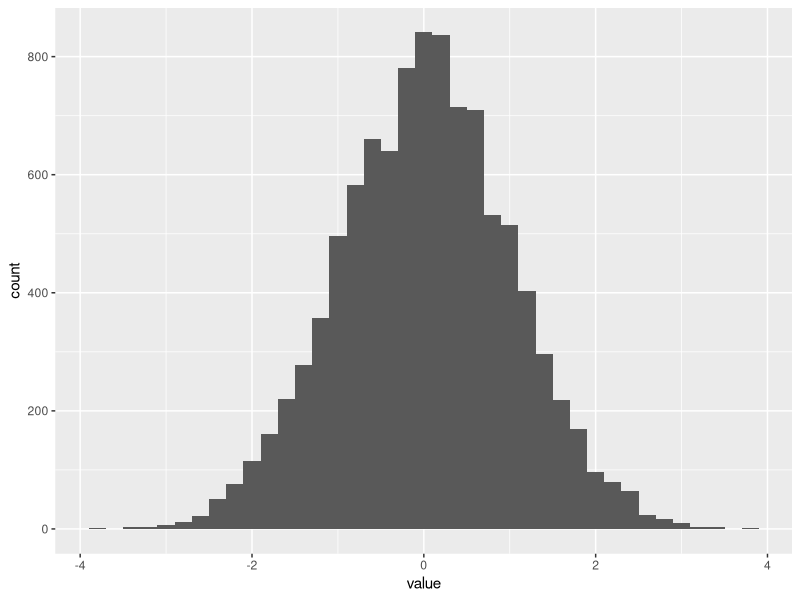

This chart was generated by the following R code:
setwd("/Users/josh/senofjohan/r/dual-purpose-graphing")

# Load libraries
library(ggplot2)

# Toggling between TRUE and FALSE will display different graph
is.research.paper=TRUE

# Sample data
data=data.frame(value=rnorm(10000))

if (is.research.paper) { # plot data in black and white
  ggplot(data, aes(x=value)) + geom_histogram(binwidth = 0.2)
} else if (!is.research.paper) { # plot data in turquoise inspired by 'theoceancleanup.com/'
  ggplot(data, aes(x=value)) + geom_histogram(
    binwidth = 0.2, 
    color="black", 
    fill="turquoise" 
  ) 
}
